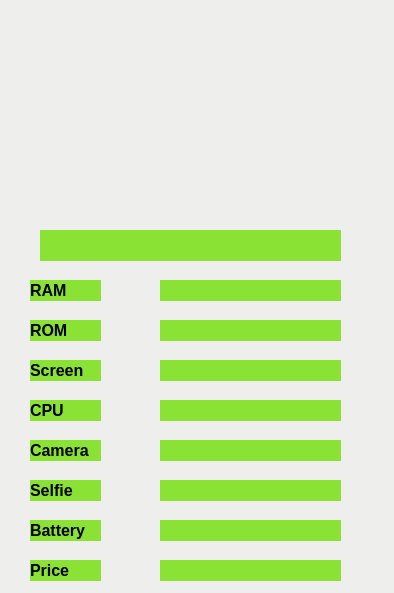
<?xml version="1.0" encoding="UTF-8"?>
<ui version="4.0">
 <class>MainWindow</class>
 <widget class="QMainWindow" name="MainWindow">
  <property name="geometry">
   <rect>
    <x>0</x>
    <y>0</y>
    <width>394</width>
    <height>593</height>
   </rect>
  </property>
  <property name="windowTitle">
   <string>Phone</string>
  </property>
  <property name="styleSheet">
   <string notr="true">background-color: rgb(238, 238, 236);</string>
  </property>
  <widget class="QWidget" name="centralwidget">
   <widget class="QLabel" name="label_4">
    <property name="geometry">
     <rect>
      <x>30</x>
      <y>320</y>
      <width>71</width>
      <height>21</height>
     </rect>
    </property>
    <property name="font">
     <font>
      <pointsize>12</pointsize>
      <weight>75</weight>
      <bold>true</bold>
     </font>
    </property>
    <property name="autoFillBackground">
     <bool>false</bool>
    </property>
    <property name="styleSheet">
     <string notr="true">background-color: rgb(138, 226, 52);</string>
    </property>
    <property name="text">
     <string>ROM</string>
    </property>
    <property name="scaledContents">
     <bool>true</bool>
    </property>
   </widget>
   <widget class="QLabel" name="label_6">
    <property name="geometry">
     <rect>
      <x>30</x>
      <y>360</y>
      <width>71</width>
      <height>21</height>
     </rect>
    </property>
    <property name="font">
     <font>
      <pointsize>12</pointsize>
      <weight>75</weight>
      <bold>true</bold>
     </font>
    </property>
    <property name="autoFillBackground">
     <bool>false</bool>
    </property>
    <property name="styleSheet">
     <string notr="true">background-color: rgb(138, 226, 52);</string>
    </property>
    <property name="text">
     <string>Screen</string>
    </property>
    <property name="scaledContents">
     <bool>true</bool>
    </property>
   </widget>
   <widget class="QLabel" name="label_8">
    <property name="geometry">
     <rect>
      <x>30</x>
      <y>440</y>
      <width>71</width>
      <height>21</height>
     </rect>
    </property>
    <property name="font">
     <font>
      <pointsize>12</pointsize>
      <weight>75</weight>
      <bold>true</bold>
     </font>
    </property>
    <property name="autoFillBackground">
     <bool>false</bool>
    </property>
    <property name="styleSheet">
     <string notr="true">background-color: rgb(138, 226, 52);</string>
    </property>
    <property name="text">
     <string>Camera</string>
    </property>
    <property name="scaledContents">
     <bool>true</bool>
    </property>
   </widget>
   <widget class="QLabel" name="rom">
    <property name="geometry">
     <rect>
      <x>160</x>
      <y>320</y>
      <width>181</width>
      <height>21</height>
     </rect>
    </property>
    <property name="font">
     <font>
      <pointsize>12</pointsize>
      <weight>75</weight>
      <italic>true</italic>
      <bold>true</bold>
     </font>
    </property>
    <property name="autoFillBackground">
     <bool>false</bool>
    </property>
    <property name="styleSheet">
     <string notr="true">background-color: rgb(138, 226, 52);</string>
    </property>
    <property name="text">
     <string/>
    </property>
    <property name="scaledContents">
     <bool>true</bool>
    </property>
   </widget>
   <widget class="QLabel" name="cpu">
    <property name="geometry">
     <rect>
      <x>160</x>
      <y>400</y>
      <width>181</width>
      <height>21</height>
     </rect>
    </property>
    <property name="font">
     <font>
      <pointsize>12</pointsize>
      <weight>75</weight>
      <italic>true</italic>
      <bold>true</bold>
     </font>
    </property>
    <property name="autoFillBackground">
     <bool>false</bool>
    </property>
    <property name="styleSheet">
     <string notr="true">background-color: rgb(138, 226, 52);</string>
    </property>
    <property name="text">
     <string/>
    </property>
    <property name="scaledContents">
     <bool>true</bool>
    </property>
   </widget>
   <widget class="QLabel" name="mcam">
    <property name="geometry">
     <rect>
      <x>160</x>
      <y>440</y>
      <width>181</width>
      <height>21</height>
     </rect>
    </property>
    <property name="font">
     <font>
      <pointsize>12</pointsize>
      <weight>75</weight>
      <italic>true</italic>
      <bold>true</bold>
     </font>
    </property>
    <property name="autoFillBackground">
     <bool>false</bool>
    </property>
    <property name="styleSheet">
     <string notr="true">background-color: rgb(138, 226, 52);</string>
    </property>
    <property name="text">
     <string/>
    </property>
    <property name="scaledContents">
     <bool>true</bool>
    </property>
   </widget>
   <widget class="QLabel" name="label_3">
    <property name="geometry">
     <rect>
      <x>30</x>
      <y>280</y>
      <width>71</width>
      <height>21</height>
     </rect>
    </property>
    <property name="font">
     <font>
      <pointsize>12</pointsize>
      <weight>75</weight>
      <bold>true</bold>
     </font>
    </property>
    <property name="autoFillBackground">
     <bool>false</bool>
    </property>
    <property name="styleSheet">
     <string notr="true">background-color: rgb(138, 226, 52);</string>
    </property>
    <property name="text">
     <string>RAM</string>
    </property>
    <property name="scaledContents">
     <bool>true</bool>
    </property>
   </widget>
   <widget class="QLabel" name="ram">
    <property name="geometry">
     <rect>
      <x>160</x>
      <y>280</y>
      <width>181</width>
      <height>21</height>
     </rect>
    </property>
    <property name="font">
     <font>
      <pointsize>12</pointsize>
      <weight>75</weight>
      <italic>true</italic>
      <bold>true</bold>
     </font>
    </property>
    <property name="autoFillBackground">
     <bool>false</bool>
    </property>
    <property name="styleSheet">
     <string notr="true">background-color: rgb(138, 226, 52);</string>
    </property>
    <property name="text">
     <string/>
    </property>
    <property name="scaledContents">
     <bool>true</bool>
    </property>
    <property name="wordWrap">
     <bool>true</bool>
    </property>
   </widget>
   <widget class="QLabel" name="name">
    <property name="geometry">
     <rect>
      <x>40</x>
      <y>230</y>
      <width>301</width>
      <height>31</height>
     </rect>
    </property>
    <property name="font">
     <font>
      <pointsize>13</pointsize>
      <weight>75</weight>
      <italic>true</italic>
      <bold>true</bold>
     </font>
    </property>
    <property name="autoFillBackground">
     <bool>false</bool>
    </property>
    <property name="styleSheet">
     <string notr="true">background-color: rgb(138, 226, 52);</string>
    </property>
    <property name="text">
     <string/>
    </property>
    <property name="scaledContents">
     <bool>true</bool>
    </property>
   </widget>
   <widget class="QLabel" name="screen">
    <property name="geometry">
     <rect>
      <x>160</x>
      <y>360</y>
      <width>181</width>
      <height>21</height>
     </rect>
    </property>
    <property name="font">
     <font>
      <pointsize>12</pointsize>
      <weight>75</weight>
      <italic>true</italic>
      <bold>true</bold>
     </font>
    </property>
    <property name="autoFillBackground">
     <bool>false</bool>
    </property>
    <property name="styleSheet">
     <string notr="true">background-color: rgb(138, 226, 52);</string>
    </property>
    <property name="text">
     <string/>
    </property>
    <property name="scaledContents">
     <bool>true</bool>
    </property>
   </widget>
   <widget class="QLabel" name="avatar">
    <property name="geometry">
     <rect>
      <x>100</x>
      <y>10</y>
      <width>181</width>
      <height>201</height>
     </rect>
    </property>
    <property name="text">
     <string/>
    </property>
    <property name="pixmap">
     <pixmap>../../DoAnLapTrinh/GUI/image/avatar-default-icon.png</pixmap>
    </property>
    <property name="scaledContents">
     <bool>true</bool>
    </property>
    <property name="openExternalLinks">
     <bool>false</bool>
    </property>
   </widget>
   <widget class="QLabel" name="label_7">
    <property name="geometry">
     <rect>
      <x>30</x>
      <y>400</y>
      <width>71</width>
      <height>21</height>
     </rect>
    </property>
    <property name="font">
     <font>
      <pointsize>12</pointsize>
      <weight>75</weight>
      <bold>true</bold>
     </font>
    </property>
    <property name="autoFillBackground">
     <bool>false</bool>
    </property>
    <property name="styleSheet">
     <string notr="true">background-color: rgb(138, 226, 52);</string>
    </property>
    <property name="text">
     <string>CPU</string>
    </property>
    <property name="scaledContents">
     <bool>true</bool>
    </property>
   </widget>
   <widget class="QLabel" name="excam">
    <property name="geometry">
     <rect>
      <x>160</x>
      <y>480</y>
      <width>181</width>
      <height>21</height>
     </rect>
    </property>
    <property name="font">
     <font>
      <pointsize>12</pointsize>
      <weight>75</weight>
      <italic>true</italic>
      <bold>true</bold>
     </font>
    </property>
    <property name="autoFillBackground">
     <bool>false</bool>
    </property>
    <property name="styleSheet">
     <string notr="true">background-color: rgb(138, 226, 52);</string>
    </property>
    <property name="text">
     <string/>
    </property>
    <property name="scaledContents">
     <bool>true</bool>
    </property>
   </widget>
   <widget class="QLabel" name="label_9">
    <property name="geometry">
     <rect>
      <x>30</x>
      <y>480</y>
      <width>71</width>
      <height>21</height>
     </rect>
    </property>
    <property name="font">
     <font>
      <pointsize>12</pointsize>
      <weight>75</weight>
      <bold>true</bold>
     </font>
    </property>
    <property name="autoFillBackground">
     <bool>false</bool>
    </property>
    <property name="styleSheet">
     <string notr="true">background-color: rgb(138, 226, 52);</string>
    </property>
    <property name="text">
     <string>Selfie</string>
    </property>
    <property name="scaledContents">
     <bool>true</bool>
    </property>
   </widget>
   <widget class="QLabel" name="bat">
    <property name="geometry">
     <rect>
      <x>160</x>
      <y>520</y>
      <width>181</width>
      <height>21</height>
     </rect>
    </property>
    <property name="font">
     <font>
      <pointsize>12</pointsize>
      <weight>75</weight>
      <italic>true</italic>
      <bold>true</bold>
     </font>
    </property>
    <property name="autoFillBackground">
     <bool>false</bool>
    </property>
    <property name="styleSheet">
     <string notr="true">background-color: rgb(138, 226, 52);</string>
    </property>
    <property name="text">
     <string/>
    </property>
    <property name="scaledContents">
     <bool>true</bool>
    </property>
   </widget>
   <widget class="QLabel" name="label_10">
    <property name="geometry">
     <rect>
      <x>30</x>
      <y>520</y>
      <width>71</width>
      <height>21</height>
     </rect>
    </property>
    <property name="font">
     <font>
      <pointsize>12</pointsize>
      <weight>75</weight>
      <bold>true</bold>
     </font>
    </property>
    <property name="autoFillBackground">
     <bool>false</bool>
    </property>
    <property name="styleSheet">
     <string notr="true">background-color: rgb(138, 226, 52);</string>
    </property>
    <property name="text">
     <string>Battery</string>
    </property>
    <property name="scaledContents">
     <bool>true</bool>
    </property>
   </widget>
   <widget class="QLabel" name="label_11">
    <property name="geometry">
     <rect>
      <x>30</x>
      <y>560</y>
      <width>71</width>
      <height>21</height>
     </rect>
    </property>
    <property name="font">
     <font>
      <pointsize>12</pointsize>
      <weight>75</weight>
      <bold>true</bold>
     </font>
    </property>
    <property name="autoFillBackground">
     <bool>false</bool>
    </property>
    <property name="styleSheet">
     <string notr="true">background-color: rgb(138, 226, 52);</string>
    </property>
    <property name="text">
     <string>Price</string>
    </property>
    <property name="scaledContents">
     <bool>true</bool>
    </property>
   </widget>
   <widget class="QLabel" name="price">
    <property name="geometry">
     <rect>
      <x>160</x>
      <y>560</y>
      <width>181</width>
      <height>21</height>
     </rect>
    </property>
    <property name="font">
     <font>
      <pointsize>12</pointsize>
      <weight>75</weight>
      <italic>true</italic>
      <bold>true</bold>
     </font>
    </property>
    <property name="autoFillBackground">
     <bool>false</bool>
    </property>
    <property name="styleSheet">
     <string notr="true">background-color: rgb(138, 226, 52);</string>
    </property>
    <property name="text">
     <string/>
    </property>
    <property name="scaledContents">
     <bool>true</bool>
    </property>
   </widget>
  </widget>
 </widget>
 <resources/>
 <connections/>
</ui>
